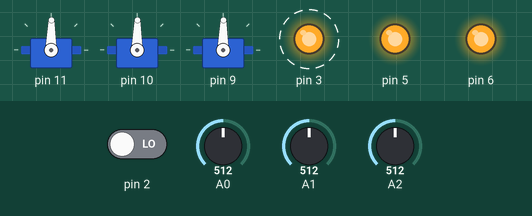
Simulated run of this sketch. Board: Arduino Uno, built with avr-gcc and run on an emulated ATmega328P. Parts: 3 × servo, output pins drawn as LEDs (lit = HIGH). Dashed ring = blinking. Inputs (shaded band) come from the test bench; at power-on: A0 = 512, A1 = 512, A2 = 512, pin 2 LOW.

Above: at 1.2 s.
1.3 s: A0 set to 716
At 2.6 s:
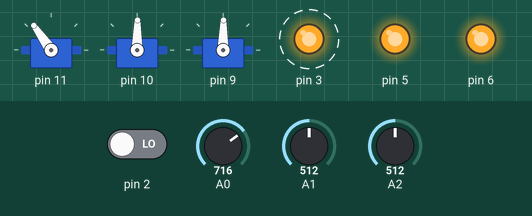
4.3 s: A1 set to 716
At 5.2 s:
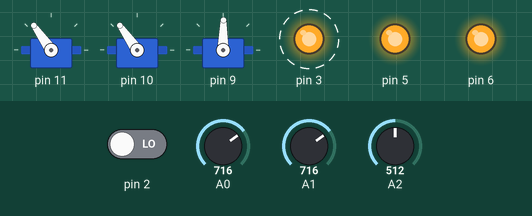
7.3 s: A2 set to 716
At 8.2 s:
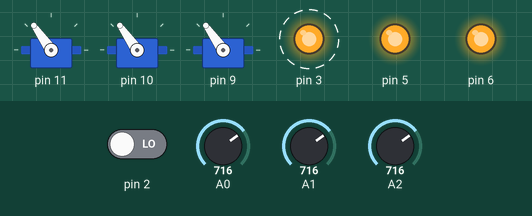
10.3 s: A0 set to 900
At 11.8 s:
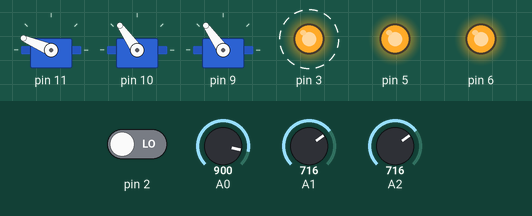
13.3 s: A1 set to 900
At 14.6 s:
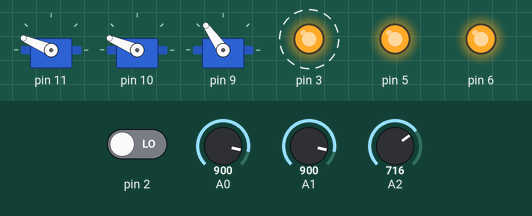
16.3 s: A2 set to 900
At 17.3 s:
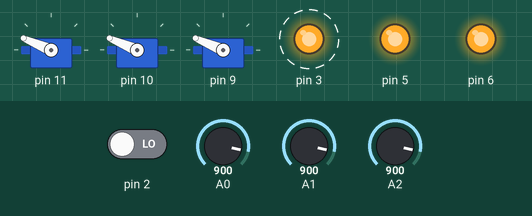
Timing chart, 0 to 20.3 s (numbered marks = the images above; inputs shaded):
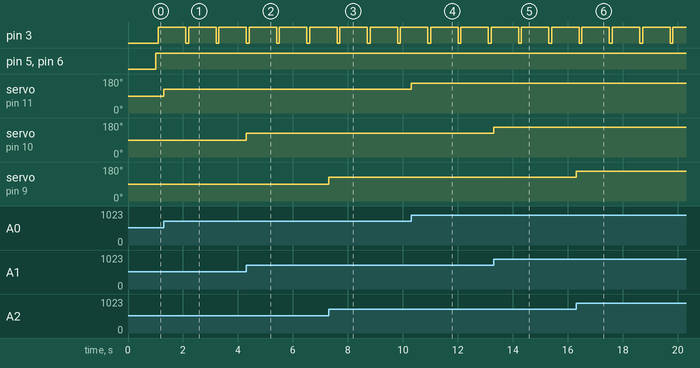

The sketch:

control.ino
```cpp
#include "wing.h"

Wing ala = Wing(11,10,9);  //Pines Servo

unsigned long *time_interval = new unsigned long[4];
unsigned long actual_time = 0;
int last_button = 0;
bool buttonDown = false;
unsigned long hold_time = 0;

void setup() {
  //Serial start
  Serial.begin(115200);

  //Attach de motores
  ala.set_servos();

  //Pins
  ala.set_pot_pin(A0,A1,A2);
  ala.set_RGB_pin(3,5,6);
  ala.set_button_pin(2);
  ala.set_state(0);

  //Time
  for (int i = 0; i < 4; i++){
    time_interval[i] = millis();
  }
}

void loop() {
  actual_time = millis();
  button_state();
  states();
  //Serial.println(hold_time);
  if (ala.get_state() == 0){
    //Motor position -> 10ms
    if ((actual_time - time_interval[0]) > 10){
      ala.update_motor_values();
      time_interval[0] = millis();
    }
    // RED Blink
    if ((actual_time - time_interval[1]) > 1000){
      if ((actual_time - time_interval[1]) > 1100){
        ala.RGB_print(255,255,255); //Off inverse logic
        time_interval[1] = millis();
      }else{
        ala.RGB_print(0,255,255);
      }
    }
  }else if(ala.get_state() == 1){
    // RED state
    ala.RGB_print(0,255,255);
    ala.set_angle(0,150,25);

  }else if(ala.get_state() == 2){
    // Green state
    ala.RGB_print(255,0,255);
    ala.set_angle(98,85,98);
  }else if(ala.get_state() == 3){
    // Blue state
    ala.RGB_print(255,255,0);
    ala.set_angle(72,85,76);
  }
}
void states(){
  //State Saves
  if (buttonDown == true && hold_time < ala.get_short_hold_time() && ala.get_state() != 0){
    buttonDown = false;
    ala.set_state(ala.get_state() + 1);
    if (ala.get_state() == 4){
      ala.set_state(1);
    }
  }else if (buttonDown == true && hold_time >= ala.get_long_hold_time()){ // Blink
    buttonDown = false;
    if(ala.get_state() != 0){
      ala.set_state(0);
    }else{
      ala.set_state(1);
    }
  }
}
void button_state(){
  //Button State
  if ((actual_time - time_interval[2]) > 50){
    last_button = ala.get_button_value();
    ala.set_button_value();
    time_interval[2] = millis();
    if (ala.get_button_value() != last_button){
      if (ala.get_button_value() == 1){
        time_interval[3] = millis();
        buttonDown = true;
      }else{
        buttonDown = false;
        hold_time = actual_time - time_interval[3];
      }
    }
  }
}
```

wing.h
```cpp
#ifndef WING_H
#define WING_H
#include <Servo.h>

class Wing{
private:
  Servo *servos;
  int *servo_pins;
  int *servo_angle;

  int *pot_value;
  int *pot_pins;

  int button_value;
  int state;
  int button_pin;
  int long_hold;
  int short_hold;

  int *RGB_pins;
  int *RGB_value;
public:
  Wing();
  Wing(int,int,int);

  //Servos
  void set_servos();
  void write_servos();
  void update_motor_values();
  void set_angle(int,int,int);

  //Potentiometers
  void set_pot_pin(int,int,int);
  void read_pot_value();
  void map_pot_values();
  int* get_pot_pins();
  int* get_pot_value();

  //Light
  void set_RGB_pin(int,int,int);
  void RGB_print(int,int,int);

  //Button
  void set_button_pin(int);
  void set_button_value();
  int get_button_value();
  int get_long_hold_time();
  int get_short_hold_time();
  int get_state();
  void set_state(int);
};

#endif 
```

wing.ino
```cpp
#include "wing.h"

//Constructors
Wing::Wing(){
  servo_pins = new int[3];
  pot_value = new int[3];
  pot_pins = new int[3];
  servo_angle = new int[3];
  servos = new Servo[3];
  RGB_pins = new int[3];
  RGB_value = new int[3];
  long_hold = 1000;
  short_hold = 500;
}
Wing::Wing(int _aleron_servo_pin, int _slat_servo_pin, int _flap_servo_pin){
  servo_pins = new int[3];
  pot_value = new int[3];
  pot_pins = new int[3];
  servo_angle = new int[3];
  servos = new Servo[3];
  RGB_pins = new int[3];
  RGB_value = new int[3];
  long_hold = 1000;
  short_hold = 500;

  servo_pins[0] = _aleron_servo_pin;
  servo_pins[1] = _slat_servo_pin;
  servo_pins[2] = _flap_servo_pin;
}

//Servos
void Wing::set_servos(){
  servos[0].attach(servo_pins[0]);
  servos[1].attach(servo_pins[1]);
  servos[2].attach(servo_pins[2]);
}
void Wing::write_servos(){
  servos[0].write(servo_angle[0]);
  servos[1].write(servo_angle[1]);
  servos[2].write(servo_angle[2]);
}
void Wing::update_motor_values(){
  read_pot_value();
  map_pot_values();
  write_servos();
}
void Wing::set_angle(int _aleron, int _slat, int _flap){
  servo_angle[0] = _aleron;
  servo_angle[1] = _slat;
  servo_angle[2] = _flap;

  write_servos();
}
//Potentiometers
void Wing::set_pot_pin(int _aleron_pot_pin, int _slat_pot_pin, int _flap_pot_pin){
  pot_pins[0] = _aleron_pot_pin;
  pot_pins[1] = _slat_pot_pin;
  pot_pins[2] = _flap_pot_pin;
}
void Wing::read_pot_value(){
  pot_value[0] = analogRead(pot_pins[0]);
  pot_value[1] = analogRead(pot_pins[1]);
  pot_value[2] = analogRead(pot_pins[2]);
}
void Wing::map_pot_values(){
  servo_angle[0] = map(pot_value[0],0,1023,0,179);
  servo_angle[1] = map(pot_value[1],0,1023,0,179);
  servo_angle[2] = map(pot_value[2],0,1023,0,179);
}
int* Wing::get_pot_value(){
  return pot_value;
}

//Light
void Wing::set_RGB_pin(int _r_pin, int _g_pin, int _b_pin){
  RGB_pins[0] = _r_pin;
  RGB_pins[1] = _g_pin;
  RGB_pins[2] = _b_pin;

  pinMode(RGB_pins[0],OUTPUT);
  pinMode(RGB_pins[1],OUTPUT);
  pinMode(RGB_pins[2],OUTPUT);
}
void Wing::RGB_print(int _r, int _g, int _b){
  RGB_value[0] = _r;
  RGB_value[1] = _g;
  RGB_value[2] = _b;

  digitalWrite(RGB_pins[0],RGB_value[0]);
  digitalWrite(RGB_pins[1],RGB_value[1]);
  digitalWrite(RGB_pins[2],RGB_value[2]);
}

//Button
void Wing::set_button_pin(int _pin){
  button_pin = _pin;
  pinMode(button_pin,INPUT);
}
void Wing::set_button_value(){
  button_value = digitalRead(button_pin);
}
int Wing::get_button_value(){
  return button_value;
}
int Wing::get_long_hold_time(){
  return long_hold;
}
int Wing::get_short_hold_time(){
  return short_hold;
}
int Wing::get_state(){
  return state;
}
void Wing::set_state(int _state){
  state = _state;
}
```

Measured:
- after the input at 1.3 s, servo on pin 11: 89° → 125° at once
- after the input at 4.3 s, servo on pin 10: 89° → 125° at once
- after the input at 7.3 s, servo on pin 9: 89° → 125° at once
- after the input at 10.3 s, servo on pin 11: 125° → 157° at once
- after the input at 13.3 s, servo on pin 10: 125° → 157° at once
- after the input at 16.3 s, servo on pin 9: 125° → 157° at once
- by itself, pin 3: alternates HIGH for 1.0 s and LOW for 0.10 s
